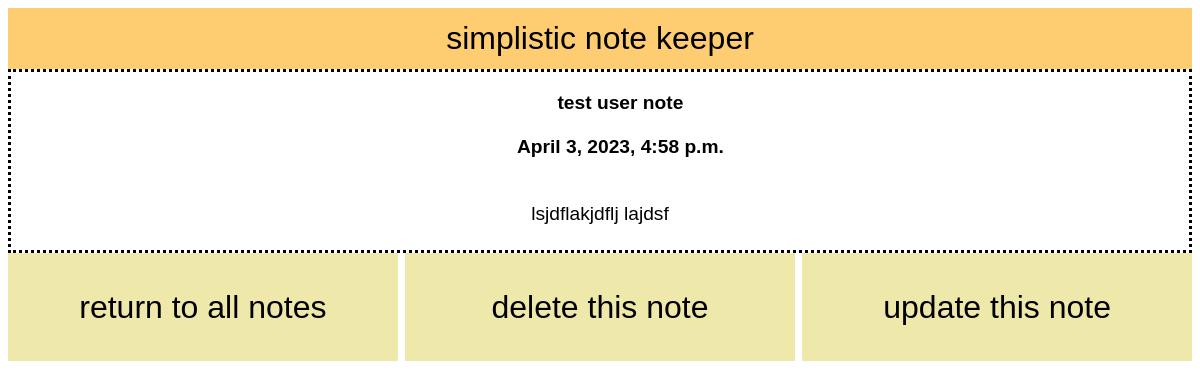
The app's page /note/44/ with its own data.
### note_app/models.py (models this page shows, shortened)
class NoteModel(models.Model):
    date_created = models.DateTimeField(default=now())
    note_name = models.CharField(max_length=50, default="")
    note_text = models.TextField(max_length=500)
    user = models.ForeignKey(User, default="", null=True, blank=True, on_delete=models.CASCADE)

### note_app/views.py (the view)
class NoteDetailView(DetailView):
    template_name = "note_detail.html"
    model = NoteModel

### note_app/templates/note_detail.html
{% extends "base.html" %}
{% block content %}
<div class="note_detail_container">
    <span class="bold">
    <p class="note_detail">{{ object.note_name }}</p>
    <p class="note_detail">{{ object.date_created }}</p>
    </span>
    <p class="note_detail" id="note_text">{{ object.note_text }}</p>
</div>
<div class="note_detail_buttons">
    <a class="button_link" href="{% url 'note_list' %}">return to all notes</a>
    <a class="button_link" href="{% url 'delete_note' object.id %}">delete this note</a>
    <a class="button_link" href="{% url 'update_note' object.id %}">update this note</a>
</div>
{% endblock %}

### note_app/static/style.css (style rules this page uses)
* { font-family: Arial, Helvetica, sans-serif; }
.bold { font-weight: bold; }
p { padding: 0.5%; font-size: larger; margin: 1em; }
.note_detail { width: 100%; text-align: center; }
.note_detail_container { display: grid; place-items: center; border: dotted }
a { padding: 0.5%; font-size: larger; }
#note_text { text-align: center; width: 50%; }
.button_link { flex: 1; font-size: xx-large; text-decoration: none; outline: none; text-align: center; line-height: 3; color: black; }
.button_link:link, .button_link:visited, .button_link:focus { background: palegoldenrod; color: black; }
.note_detail_buttons { display: flex; gap: 0.625%; }
.note_detail_buttons { display: grid; place-items: center; }

### records on screen
NoteModel: note_name "test user note", date_created "April 3, 2023, 4:58 p.m.", note_text "lsjdflakjdflj lajdsf"
